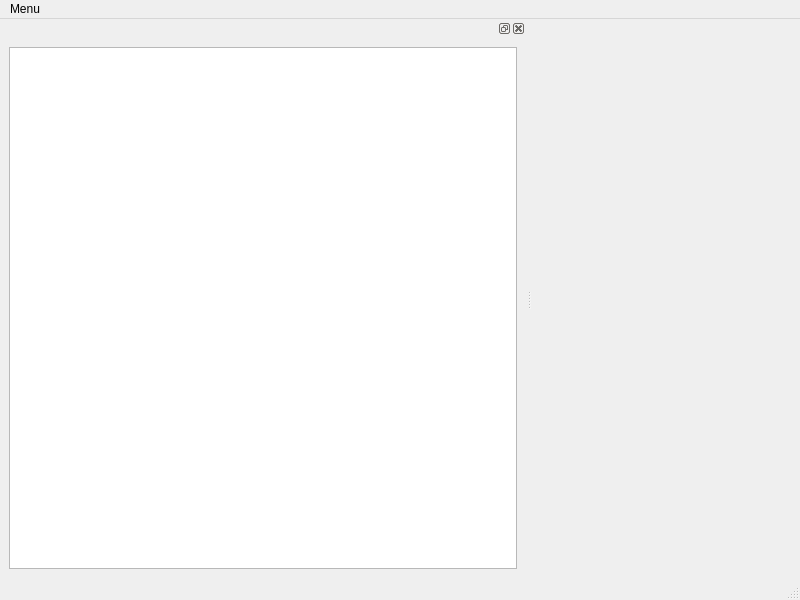
<?xml version="1.0" encoding="UTF-8"?>
<ui version="4.0">
 <class>MainWindow</class>
 <widget class="QMainWindow" name="MainWindow">
  <property name="geometry">
   <rect>
    <x>0</x>
    <y>0</y>
    <width>800</width>
    <height>600</height>
   </rect>
  </property>
  <property name="windowTitle">
   <string>MainWindow</string>
  </property>
  <widget class="QWidget" name="centralwidget"/>
  <widget class="QStatusBar" name="statusbar"/>
  <widget class="QMenuBar" name="menubar">
   <property name="geometry">
    <rect>
     <x>0</x>
     <y>0</y>
     <width>800</width>
     <height>21</height>
    </rect>
   </property>
   <widget class="QMenu" name="mainMenu">
    <property name="title">
     <string>Menu</string>
    </property>
    <addaction name="separator"/>
   </widget>
   <addaction name="mainMenu"/>
  </widget>
  <widget class="QDockWidget" name="dockWidgetText">
   <property name="sizePolicy">
    <sizepolicy hsizetype="Maximum" vsizetype="Maximum">
     <horstretch>1</horstretch>
     <verstretch>1</verstretch>
    </sizepolicy>
   </property>
   <property name="minimumSize">
    <size>
     <width>526</width>
     <height>540</height>
    </size>
   </property>
   <property name="layoutDirection">
    <enum>Qt::LeftToRight</enum>
   </property>
   <property name="floating">
    <bool>true</bool>
   </property>
   <attribute name="dockWidgetArea">
    <number>1</number>
   </attribute>
   <widget class="QWidget" name="dockWidgetContents">
    <layout class="QGridLayout" name="gridLayout">
     <item row="0" column="0">
      <widget class="QTextBrowser" name="textBrowser">
       <property name="sizePolicy">
        <sizepolicy hsizetype="Expanding" vsizetype="Expanding">
         <horstretch>1</horstretch>
         <verstretch>1</verstretch>
        </sizepolicy>
       </property>
       <property name="minimumSize">
        <size>
         <width>500</width>
         <height>500</height>
        </size>
       </property>
      </widget>
     </item>
    </layout>
   </widget>
  </widget>
  <action name="openFile">
   <property name="text">
    <string>Open File ...</string>
   </property>
  </action>
  <action name="closeFile">
   <property name="text">
    <string>Close File ...</string>
   </property>
  </action>
 </widget>
 <resources/>
 <connections/>
</ui>
